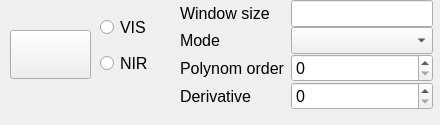
    <widget class="QWidget" name="tab_6">
     <attribute name="title">
      <string>SG</string>
     </attribute>
     <widget class="QPushButton" name="SG">
      <property name="geometry">
       <rect>
        <x>10</x>
        <y>30</y>
        <width>81</width>
        <height>49</height>
       </rect>
      </property>
      <property name="text">
       <string/>
      </property>
      <property name="icon">
       <iconset>
        <normaloff>Image/Smoothing5.png</normaloff>Image/Smoothing5.png</iconset>
      </property>
      <property name="iconSize">
       <size>
        <width>40</width>
        <height>40</height>
       </size>
      </property>
     </widget>
     <widget class="QWidget" name="gridLayoutWidget_11">
      <property name="geometry">
       <rect>
        <x>180</x>
        <y>0</y>
        <width>251</width>
        <height>116</height>
       </rect>
      </property>
      <layout class="QGridLayout" name="gridLayout_11">
       <property name="sizeConstraint">
        <enum>QLayout::SetFixedSize</enum>
       </property>
       <property name="verticalSpacing">
        <number>0</number>
       </property>
       <item row="3" column="0">
        <widget class="QLabel" name="label_39">
         <property name="font">
          <font>
           <pointsize>12</pointsize>
          </font>
         </property>
         <property name="text">
          <string>Derivative</string>
         </property>
        </widget>
       </item>
       <item row="3" column="1">
        <widget class="QSpinBox" name="spinBox_8">
         <property name="font">
          <font>
           <pointsize>12</pointsize>
          </font>
         </property>
        </widget>
       </item>
       <item row="2" column="0">
        <widget class="QLabel" name="label_30">
         <property name="font">
          <font>
           <pointsize>12</pointsize>
          </font>
         </property>
         <property name="text">
          <string>Polynom order</string>
         </property>
        </widget>
       </item>
       <item row="0" column="0">
        <widget class="QLabel" name="label_35">
         <property name="font">
          <font>
           <pointsize>12</pointsize>
          </font>
         </property>
         <property name="text">
          <string>Window size</string>
         </property>
        </widget>
       </item>
       <item row="2" column="1">
        <widget class="QSpinBox" name="spinBox_7">
         <property name="font">
          <font>
           <pointsize>12</pointsize>
          </font>
         </property>
        </widget>
       </item>
       <item row="0" column="1">
        <widget class="QLineEdit" name="lineEdit_10">
         <property name="font">
          <font>
           <pointsize>12</pointsize>
          </font>
         </property>
        </widget>
       </item>
       <item row="1" column="0">
        <widget class="QLabel" name="label_29">
         <property name="font">
          <font>
           <pointsize>12</pointsize>
          </font>
         </property>
         <property name="text">
          <string>Mode</string>
         </property>
        </widget>
       </item>
       <item row="1" column="1">
        <widget class="QComboBox" name="comboBox_2">
         <property name="font">
          <font>
           <pointsize>12</pointsize>
          </font>
         </property>
        </widget>
       </item>
      </layout>
     </widget>
     <widget class="QWidget" name="verticalLayoutWidget_6">
      <property name="geometry">
       <rect>
        <x>100</x>
        <y>10</y>
        <width>81</width>
        <height>71</height>
       </rect>
      </property>
      <layout class="QVBoxLayout" name="verticalLayout_7">
       <item>
        <widget class="QRadioButton" name="radioButton_8">
         <property name="font">
          <font>
           <pointsize>12</pointsize>
          </font>
         </property>
         <property name="text">
          <string>VIS</string>
         </property>
        </widget>
       </item>
       <item>
        <widget class="QRadioButton" name="radioButton_9">
         <property name="font">
          <font>
           <pointsize>12</pointsize>
          </font>
         </property>
         <property name="text">
          <string>NIR</string>
         </property>
        </widget>
       </item>
      </layout>
     </widget>
    </widget>
